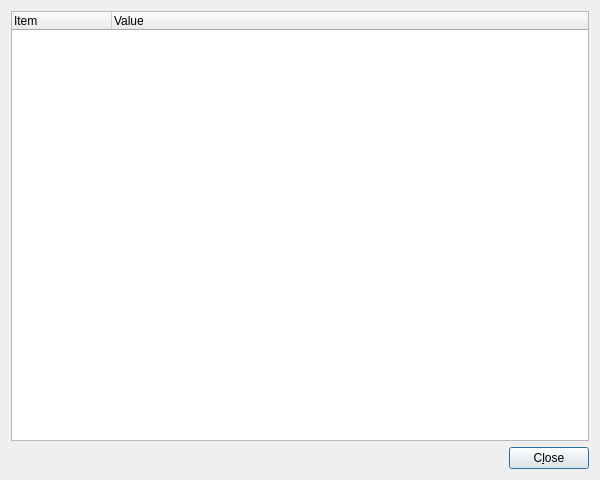
<ui version="4.0" >
 <author></author>
 <comment>*********************************************************************
**
** Copyright (C) 2015 The Qt Company Ltd.
** Contact: http://www.qt.io/licensing/
**
** This file is part of the tools applications of the Qt Toolkit.
**
** $QT_BEGIN_LICENSE:LGPL21$
** Commercial License Usage
** Licensees holding valid commercial Qt licenses may use this file in
** accordance with the commercial license agreement provided with the
** Software or, alternatively, in accordance with the terms contained in
** a written agreement between you and The Qt Company. For licensing terms
** and conditions see http://www.qt.io/terms-conditions. For further
** information use the contact form at http://www.qt.io/contact-us.
**
** GNU Lesser General Public License Usage
** Alternatively, this file may be used under the terms of the GNU Lesser
** General Public License version 2.1 or version 3 as published by the Free
** Software Foundation and appearing in the file LICENSE.LGPLv21 and
** LICENSE.LGPLv3 included in the packaging of this file. Please review the
** following information to ensure the GNU Lesser General Public License
** requirements will be met: https://www.gnu.org/licenses/lgpl.html and
** http://www.gnu.org/licenses/old-licenses/lgpl-2.1.html.
**
** As a special exception, The Qt Company gives you certain additional
** rights. These rights are described in The Qt Company LGPL Exception
** version 1.1, included in the file LGPL_EXCEPTION.txt in this package.
**
** $QT_END_LICENSE$
**
*********************************************************************</comment>
 <exportmacro></exportmacro>
 <class>ControlInfo</class>
 <widget class="QDialog" name="ControlInfo" >
  <property name="geometry" >
   <rect>
    <x>0</x>
    <y>0</y>
    <width>600</width>
    <height>480</height>
   </rect>
  </property>
  <property name="windowTitle" >
   <string>Control Details</string>
  </property>
  <layout class="QVBoxLayout" >
   <property name="margin" >
    <number>11</number>
   </property>
   <property name="spacing" >
    <number>6</number>
   </property>
   <item>
    <widget class="QTreeWidget" name="listInfo" >
     <column>
      <property name="text" >
       <string>Item</string>
      </property>
     </column>
     <column>
      <property name="text" >
       <string>Value</string>
      </property>
     </column>
    </widget>
   </item>
   <item>
    <layout class="QHBoxLayout" >
     <property name="margin" >
      <number>0</number>
     </property>
     <property name="spacing" >
      <number>6</number>
     </property>
     <item>
      <spacer>
       <property name="orientation" >
        <enum>Qt::Horizontal</enum>
       </property>
       <property name="sizeType" >
        <enum>QSizePolicy::Expanding</enum>
       </property>
       <property name="sizeHint" >
        <size>
         <width>1</width>
         <height>1</height>
        </size>
       </property>
      </spacer>
     </item>
     <item>
      <widget class="QPushButton" name="buttonClose" >
       <property name="text" >
        <string>C&amp;lose</string>
       </property>
      </widget>
     </item>
    </layout>
   </item>
  </layout>
 </widget>
 <layoutdefault spacing="6" margin="11" />
 <pixmapfunction></pixmapfunction>
 <resources/>
 <connections>
  <connection>
   <sender>buttonClose</sender>
   <signal>clicked()</signal>
   <receiver>ControlInfo</receiver>
   <slot>accept()</slot>
   <hints>
    <hint type="sourcelabel" >
     <x>536</x>
     <y>457</y>
    </hint>
    <hint type="destinationlabel" >
     <x>428</x>
     <y>449</y>
    </hint>
   </hints>
  </connection>
 </connections>
</ui>
